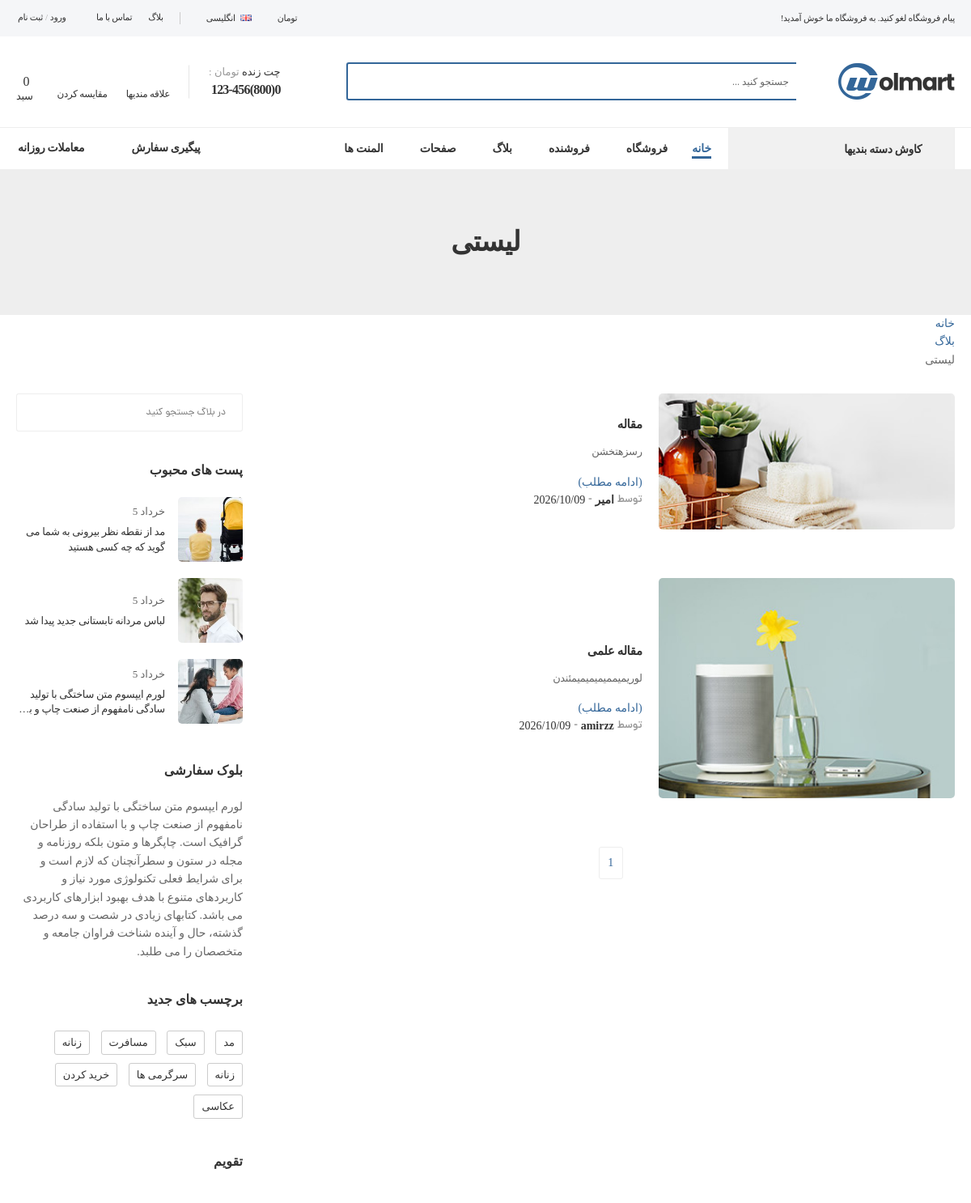
The app's page /articles/ with its own data.
### articles/models.py (models this page shows, shortened)
class Article(models.Model):
    author = models.ForeignKey(
        settings.AUTH_USER_MODEL, on_delete=models.SET_NULL, null=True, blank=True,
        verbose_name="نویسنده"
    )
    title = models.CharField(max_length=250, verbose_name="عنوان")
    slug = models.SlugField(max_length=270, unique=True, verbose_name="اسلاگ")
    image = models.ImageField(upload_to='articles/', blank=True, null=True, verbose_name="تصویر")
    content = models.TextField(verbose_name="متن کامل")
    created_at = models.DateTimeField(auto_now_add=True, verbose_name="تاریخ انتشار")
    class Meta:
        verbose_name = "مقاله"
        verbose_name_plural = "مقالات"
        ordering = ['-created_at']

### articles/views.py (the view)
# urls.py: path('articles/', views.article_list, name='article_list'),
def article_list(request):
    articles = Article.objects.all()
    page_obj = Paginator(articles, 6).get_page(request.GET.get('page'))
    context = {'articles': page_obj, 'page_obj': page_obj, 'paginator': page_obj.paginator}
    return render(request, 'articles/article_list.html', context)

### articles/templates/articles/article_list.html (shortened to what this page needs)
{% extends 'base.html' %}
{% load static %}
{% block content %}
        <main class="main">
            <div class="page-header">
                <div class="container">
                    <h1 class="page-title mb-0">لیستی</h1>
                </div>
            </div>
            <nav class="breadcrumb-nav mb-6">
                <div class="container">
                    <ul class="breadcrumb">
                        <li><a href="/">خانه </a></li>
                        <li><a href="/articles/">بلاگ </a></li>
                        <li>لیستی</li>
                    </ul>
                </div>
            </nav>
            <div class="page-content mb-10 pb-2">
                <div class="container">
                    <div class="row gutter-lg">
                        <div class="main-content">
                            {% for article in articles %}
                            <article class="post post-list post-listing mb-md-10 mb-6 pb-2 overlay-zoom mb-4">
                                <figure class="post-media br-sm">
                                    <a href="{% url 'article_detail' article.slug %}">
                                        {% if article.image %}
                                        <img src="{{ article.image.url }}" width="930" height="500" alt="{{ article.title }}">
                                        {% else %}
                                        <img src="{% static 'assets/images/blog/classic/1.jpg' %}" width="930" height="500" alt="{{ article.title }}">
                                        {% endif %}
                                    </a>
                                </figure>
                                <div class="post-details">
                                    <h4 class="post-title">
                                        <a href="{% url 'article_detail' article.slug %}">{{ article.title }}</a>
                                    </h4>
                                    <div class="post-content">
                                        <p>{{ article.content|truncatewords:25 }}</p>
                                        <a href="{% url 'article_detail' article.slug %}" class="btn btn-link btn-primary">(ادامه مطلب)</a>
                                    </div>
                                    <div class="post-meta">
                                        {% if article.author %}توسط <a href="#" class="post-author">{{ article.author.get_full_name|default:article.author.username }}</a> - {% endif %}
                                        <a href="#" class="post-date">{{ article.created_at|date:"Y/m/d" }}</a>
                                    </div>
                                </div>
                            </article>
                            {% empty %}
                            <p>مقاله‌ای برای نمایش وجود ندارد.</p>
                            {% endfor %}
                            <ul class="pagination justify-content-center">
                                {% for num in paginator.page_range %}
                                <li class="page-item {% if num == page_obj.number %}active{% endif %}">
                                    <a class="page-link" href="?page={{ num }}">{{ num }}</a>
                                </li>
                                {% endfor %}
                            </ul>
                        </div>
                        <aside class="sidebar right-sidebar blog-sidebar sidebar-fixed sticky-sidebar-wrapper">
                            <div class="sidebar-content">
                                <div class="sticky-sidebar">
                                    <div class="widget widget-search-form">
                                        <div class="widget-body">
                                            <form action="/articles/" method="GET" class="input-wrapper input-wrapper-inline">
                                                <input type="text" class="form-control" name="q"
                                                    placeholder="در بلاگ جستجو کنید" autocomplete="off" required>
                                                <button class="btn btn-search"></button>
                                            </form>
                                        </div>
                                    </div>
                                    <div class="widget widget-posts">
                                        <h3 class="widget-title bb-no">پست های محبوب </h3>
                                        <div class="widget-body">
                                            <div class="swiper">
                                                <div class="swiper-container swiper-theme nav-top" data-swiper-options="{
                                                    'spaceBetween': 20,
                                                    'slidesPerView': 1
                                                }">
                                                    <div class="swiper-wrapper row cols-1">
                                                        <div class="swiper-slide widget-col">
                                                            <div class="post-widget mb-4">
                                                                <figure class="post-media br-sm">
                                                                    <img src="{% static 'assets/images/blog/sidebar/1.jpg' %}" alt="150" height="150" />
                                                                </figure>
                                                                <div class="post-details">
                                                                    <div class="post-meta">
                                                                        <a href="#" class="post-date">خرداد 5</a>
                                                                    </div>
                                                                    <h4 class="post-title">
                                                                        <a href="/articles/">مد از نقطه نظر بیرونی به شما می گوید که چه کسی هستید</a>
                                                                    </h4>
                                                                </div>
                                                            </div>
                                                            <div class="post-widget mb-4">
                                                                <figure class="post-media br-sm">
                                                                    <img src="{% static 'assets/images/blog/sidebar/2.jpg' %}" alt="150" height="150" />
                                                                </figure>
                                                                <div class="post-details">
                                                                    <div class="post-meta">
                                                                        <a href="#" class="post-date">خرداد 5</a>
                                                                    </div>
                                                                    <h4 class="post-title">
                                                                        <a href="/articles/">لباس مردانه تابستانی جدید پیدا شد</a>
                                                                    </h4>
                                                                </div>
                                                            </div>
                                                            <div class="post-widget mb-2">
                                                                <figure class="post-media br-sm">
                                                                    <img src="{% static 'assets/images/blog/sidebar/3.jpg' %}" alt="150" height="150" />
                                                                </figure>
                                                                <div class="post-details">
                                                                    <div class="post-meta">
                                                                        <a href="#" class="post-date">خرداد 5</a>
                                                                    </div>
                                                                    <h4 class="post-title">
                                                                        <a href="/articles/">لورم ایپسوم متن ساختگی با تولید سادگی نامفهوم از صنعت چاپ و با استفاده از طراحان گرافیک است.</a>
                                                                    </h4>
                                                                </div>
                                                            </div>
                                                        </div>
                                                    </div>
                                                </div>
                                            </div>
                                        </div>
                                    </div>
                                    <div class="widget widget-custom-block">
                                        <h3 class="widget-title bb-no">بلوک سفارشی </h3>
                                        <div class="widget-body">
                                            <p class="text-default mb-0">لورم ایپسوم متن ساختگی با تولید سادگی نامفهوم از صنعت چاپ و با استفاده از طراحان گرافیک است. چاپگرها و متون بلکه روزنامه و مجله در ستون و سطرآنچنان که لازم است و برای شرایط فعلی تکنولوژی مورد نیاز و کاربردهای متنوع با هدف بهبود ابزارهای کاربردی می باشد. کتابهای زیادی در شصت و سه درصد گذشته، حال و آینده شناخت فراوان جامعه و متخصصان را می طلبد.</p>
                                        </div>
                                    </div>
                                    <div class="widget widget-tags">
                                        <h3 class="widget-title bb-no">برچسب های جدید </h3>
                                        <div class="widget-body tags">
                                            <a href="#" class="tag">مد </a>
                                            <a href="#" class="tag">سبک </a>
                                            <a href="#" class="tag">مسافرت </a>
                                            <a href="#" class="tag">زنانه </a>
                                            <a href="#" class="tag">زنانه </a>
                                            <a href="#" class="tag">سرگرمی ها </a>
                                            <a href="#" class="tag">خريد كردن </a>
                                            <a href="#" class="tag">عکاسی </a>
                                        </div>
                                    </div>
                                    <div class="widget widget-calendar">
                                        <h3 class="widget-title bb-no">تقویم </h3>
                                    </div>
                                </div>
                            </div>
                        </aside>
                    </div>
                </div>
            </div>
        </main>
{% endblock %}

### records on screen
Article: image (picture), title "مقاله", content "رسزهتخشن", author.get_full_name "امیر", created_at "2026/10/09"
Article: image (picture), title "مقاله علمی", content "لوریمیممیمیمیمیمئندن", author.get_full_name "amirzz", created_at "2026/10/09"

### other values on screen
{{ header_cart_count }} "0"
{{ num }} "1"
